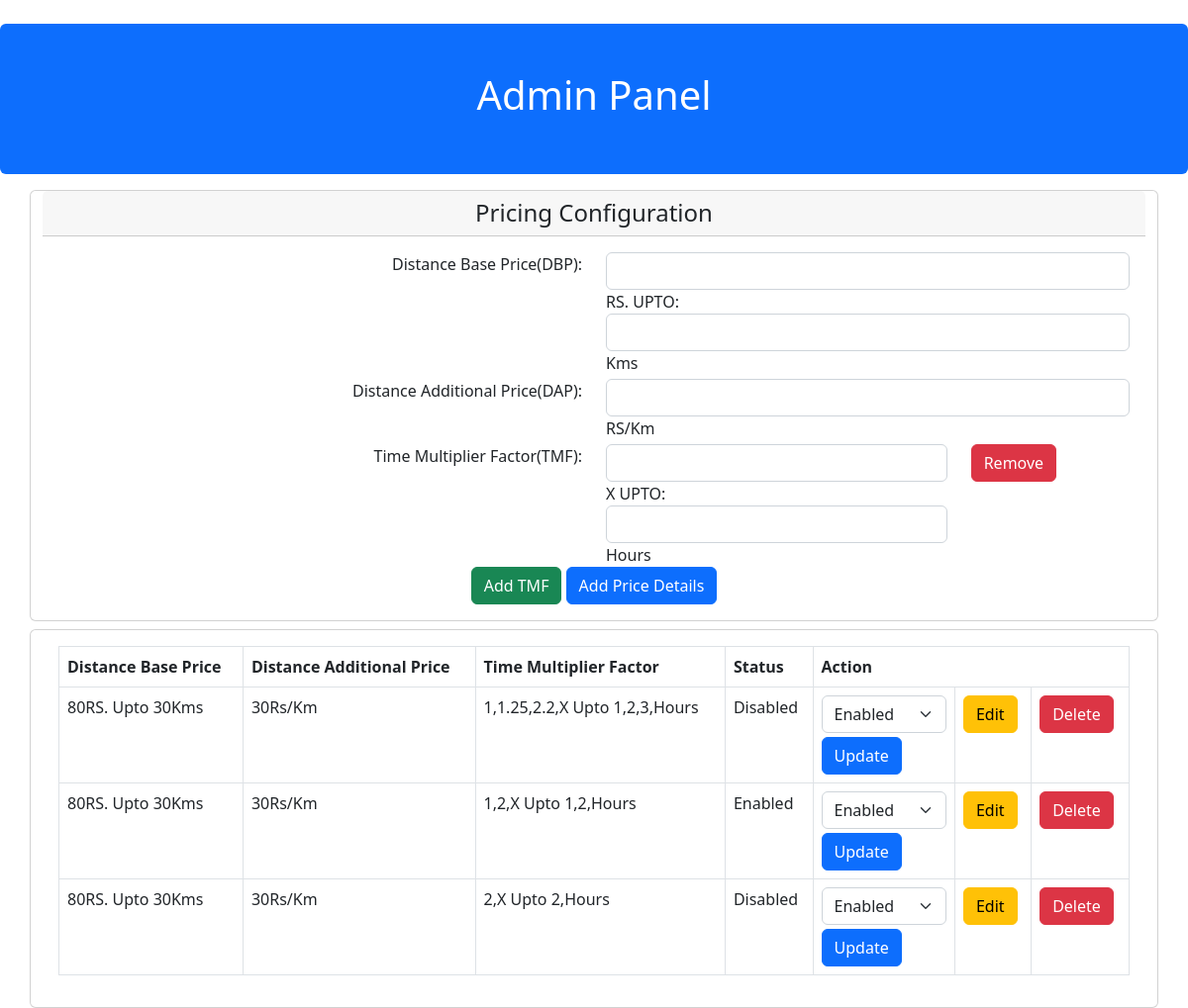
The page / on the database its author committed.
### tables this page shows
CREATE TABLE prices(id INTEGER PRIMARY KEY AUTOINCREMENT,base_price TEXT,base_distance TEXT,dap TEXT,tmf TEXT,tmf_range TEXT,status TEXT);

### main.py (the view)
@app.route('/')
def index():
    rows = price_all()
    return render_template("index.html",rows=rows)

### main.py (called while the page is built)
def price_all():
    conn = sqlite3.connect("price_module.db")
    cur = conn.execute("SELECT * FROM prices")
    return (cur.fetchall())

### templates/index.html (shortened to what this page needs)
<!DOCTYPE html>
<html>
<head>
  <link href="https://cdn.jsdelivr.net/npm/bootstrap@5.2.3/dist/css/bootstrap.min.css" rel="stylesheet">
</head>
<body>
  <div class="mt-4 p-5 text-center bg-primary text-white rounded">
<h1>Admin Panel</h1>
  </div>
<div class="container text-center mt-3 card">
    <div class="card-header h4">Pricing Configuration</div>
    <div class="card-body">
<form action="/add_price" method="POST">
    <div class="row">
        <div class="col-6 text-end">
            <label class="form-label" for="dbp">Distance Base Price(DBP):</label>
        </div>
        <div class="col-6 text-start">
            <input type="number" class="form-control" name="base_price" id="dbp" step="any">RS.
              UPTO:<input type="number" class="form-control" name="base_distance" step="any">Kms
        </div>
    </div>
    <div class="row mt-1">
        <div class="col-6 text-end">
            <label class="form-label" for="dap">Distance Additional Price(DAP):</label>
        </div>
        <div class="col-6 text-start">
            <input type="number" name="dap" class="form-control" id="dap" step="any">RS/Km
        </div>
    </div>
                            <div class="copy hide">
          <div class="control-group " >
            <div class="row mt-1">
        <div class="col-6 text-end">
            <label class="form-label" >Time Multiplier Factor(TMF):</label>
        </div>
        <div class="col-4 text-start">
            <input type="number" name="tmf" class="form-control"  step="any">X
            UPTO:<input type="number" name="tmf_range" class="form-control"  step="any">Hours
        </div>
                                                    <div class=" text-start col-sm-2">
              <button class="btn btn-danger remove" type="button"> Remove</button>
                                    </div>
    </div>
                </div>
            </div>
                  <button class="btn btn-success add-more" type="button">Add TMF</button>
    <input type="submit" value="Add Price Details" class="btn btn-primary">
</form>
    </div>
</div>
<div class="mt-2 card container">
    <div class="card-body">
        <table class="table table-bordered">
            <thead>
            <tr>
                <th>Distance Base Price</th>
                <th>Distance Additional Price</th>
                <th>Time Multiplier Factor</th>
                <th>Status</th>
                <th colspan="3">Action</th>
            </tr>
            </thead>
            <tbody>
            <tr>
                {% for row in rows %}
                <td>{{row[1]}}RS.  Upto {{row[2]}}Kms</td>
                <td>{{row[3]}}Rs/Km</td>
                <td>{{row[4]}}X Upto {{row[5]}}Hours</td>
                <td>{{row[6]}}</td>
                <td>
                    <form action="/update_status/{{row[0]}}" method="POST">
                    <select class="form-select" name="status">
                        <option>Enabled</option>
                    </select>
                        <input type="submit" class="mt-1 btn btn-primary" value="Update">
                </form> </td>
                <td><a href="/edit_price/{{row[0]}}" class="btn btn-warning">Edit</a> </td>
                <td><a href="/delete_price/{{row[0]}}" class="btn btn-danger">Delete</a></td>
            </tr>
            {% endfor %}
            </tbody>
        </table>
    </div>
</div>
</body>
</html>

### rows shown on the page
prices: base_price "80", base_distance "30", dap "30", tmf "1,1.25,2.2,", tmf_range "1,2,3,", status "Disabled"
prices: base_price "80", base_distance "30", dap "30", tmf "1,2,", tmf_range "1,2,", status "Enabled"
prices: base_price "80", base_distance "30", dap "30", tmf "2,", tmf_range "2,", status "Disabled"
